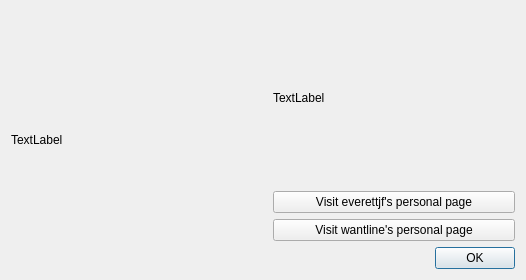
<?xml version="1.0" encoding="UTF-8"?>
<ui version="4.0">
 <class>AboutDialog</class>
 <widget class="QDialog" name="AboutDialog">
  <property name="geometry">
   <rect>
    <x>0</x>
    <y>0</y>
    <width>526</width>
    <height>280</height>
   </rect>
  </property>
  <property name="windowTitle">
   <string>About MachOExplorer</string>
  </property>
  <layout class="QHBoxLayout" name="horizontalLayout_2">
   <item>
    <widget class="QLabel" name="label">
     <property name="minimumSize">
      <size>
       <width>256</width>
       <height>256</height>
      </size>
     </property>
     <property name="maximumSize">
      <size>
       <width>256</width>
       <height>256</height>
      </size>
     </property>
     <property name="text">
      <string>TextLabel</string>
     </property>
    </widget>
   </item>
   <item>
    <layout class="QVBoxLayout" name="verticalLayout">
     <item>
      <spacer name="verticalSpacer">
       <property name="orientation">
        <enum>Qt::Vertical</enum>
       </property>
       <property name="sizeHint" stdset="0">
        <size>
         <width>20</width>
         <height>40</height>
        </size>
       </property>
      </spacer>
     </item>
     <item>
      <widget class="QLabel" name="label_info">
       <property name="text">
        <string>TextLabel</string>
       </property>
      </widget>
     </item>
     <item>
      <spacer name="verticalSpacer_2">
       <property name="orientation">
        <enum>Qt::Vertical</enum>
       </property>
       <property name="sizeHint" stdset="0">
        <size>
         <width>20</width>
         <height>40</height>
        </size>
       </property>
      </spacer>
     </item>
     <item>
      <widget class="QPushButton" name="pushButton_everettjf">
       <property name="text">
        <string>Visit everettjf's personal page</string>
       </property>
       <property name="autoDefault">
        <bool>false</bool>
       </property>
       <property name="flat">
        <bool>false</bool>
       </property>
      </widget>
     </item>
     <item>
      <widget class="QPushButton" name="pushButton_wantline">
       <property name="text">
        <string>Visit wantline's personal page</string>
       </property>
       <property name="autoDefault">
        <bool>false</bool>
       </property>
       <property name="flat">
        <bool>false</bool>
       </property>
      </widget>
     </item>
     <item>
      <layout class="QHBoxLayout" name="horizontalLayout">
       <item>
        <spacer name="horizontalSpacer">
         <property name="orientation">
          <enum>Qt::Horizontal</enum>
         </property>
         <property name="sizeHint" stdset="0">
          <size>
           <width>40</width>
           <height>20</height>
          </size>
         </property>
        </spacer>
       </item>
       <item>
        <widget class="QPushButton" name="pushButton">
         <property name="text">
          <string>OK</string>
         </property>
         <property name="flat">
          <bool>false</bool>
         </property>
        </widget>
       </item>
      </layout>
     </item>
    </layout>
   </item>
  </layout>
 </widget>
 <resources/>
 <connections/>
</ui>
